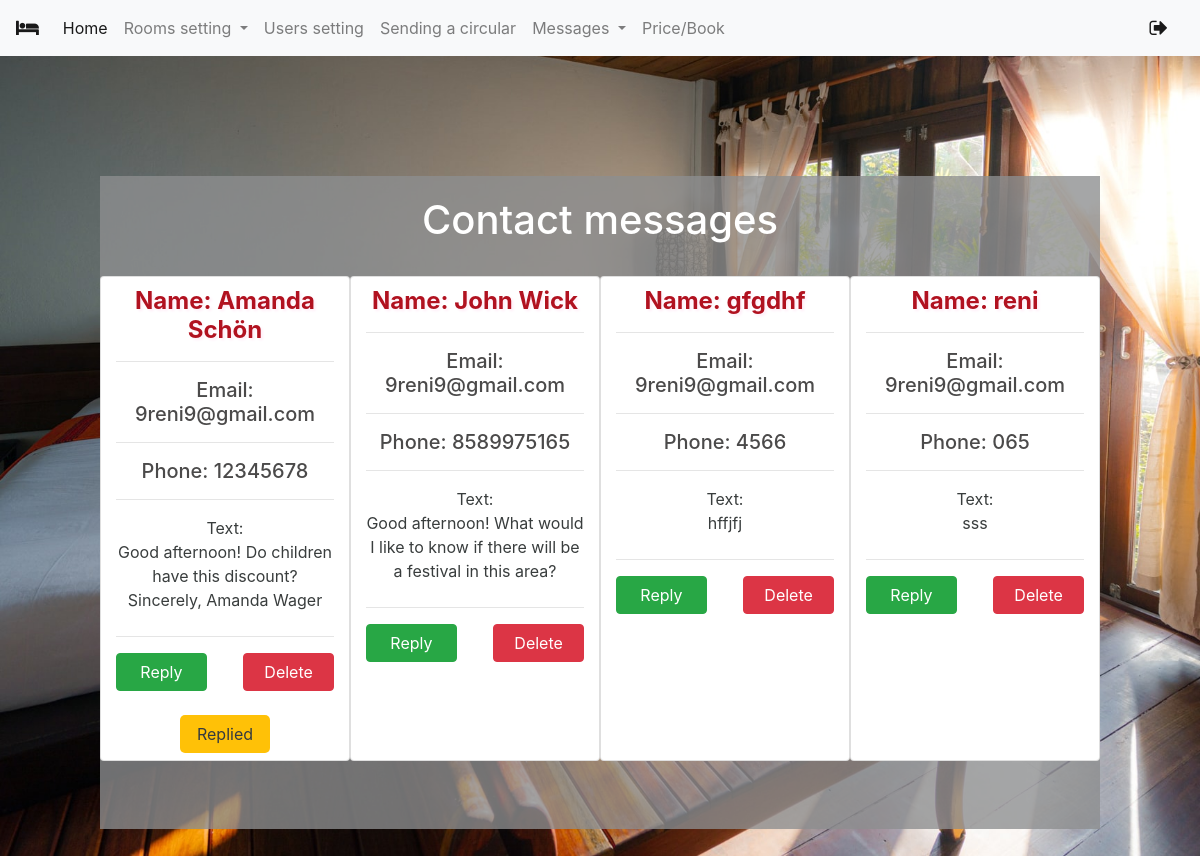
Screenshot of /admin/contact_message.php?r=1 with the database file from the repository.
### tables this page shows
CREATE TABLE `contact` (
  `contact_id` int(11) NOT NULL,
  `name` varchar(20) NOT NULL,
  `phone` varchar(12) NOT NULL,
  `email` varchar(30) NOT NULL,
  `text` text NOT NULL,
  `replied` enum('0','1') NOT NULL
);

### admin/contact_message.php (the view, shortened to what this page needs)
<!doctype html>
<html lang="en">
<head>
    <link href="iiiiii.css" rel="stylesheet" type="text/css">
    <link rel="stylesheet" href="https://stackpath.bootstrapcdn.com/bootstrap/4.3.1/css/bootstrap.min.css"
>
    <link rel="stylesheet" href="https://cdnjs.cloudflare.com/ajax/libs/font-awesome/4.7.0/css/font-awesome.min.css">
    <link href="/hotel/style.css"  rel="stylesheet" type="text/css">
</head>
<body>
<nav class="navbar navbar-expand-lg navbar-light bg-light">
    <a class="navbar-brand"  href="welcomeadmin.php"><i class="fa fa-hotel"></i> </a>
    <div class=" collapse navbar-collapse" id="navbarSupportedContent">
        <ul class="navbar-nav mr-auto">
            <li class="nav-item active">
                <a class="nav-link" href="welcomeadmin.php">Home <span class="sr-only">(current)</span></a>
            </li>
            <li class="nav-item dropdown">
                <a class="nav-link dropdown-toggle" href="#" id="navbarDropdown" role="button" data-toggle="dropdown"
                   aria-haspopup="true" aria-expanded="false">
                    Rooms setting
                </a>
            </li>
            <li class="nav-item navbar-right ">
                <a class="nav-link "  href="user.php">Users setting</a>
            </li>
            <li class="nav-item navbar-right ">
                <a class="nav-link "  href="circular.php">Sending a circular</a>
            </li>
            <li class="nav-item dropdown">
                <a class="nav-link dropdown-toggle" href="#" id="navbarDropdown" role="button" data-toggle="dropdown"
                   aria-haspopup="true" aria-expanded="false">
                    Messages
                </a>
            </li>
            <li class="nav-item navbar-right">
                <a class="nav-link " href="price.php">Price/Book </a>
            </li>
        </ul>
        <a class="navbar-brand" href="logout.php"><i class="fa fa-sign-out" aria-hidden="true"></i></a>
    </div>
</nav>
<div class="content mx-auto col-12 col-sm-12 col-md-10 col-lg-10" style="margin-bottom: 5%;" >
    <h1 class="text-center">Contact messages</h1><br>
    <?php
    include('C:\xampp\htdocs\hotel\db_config2.php');
    $sql = "SELECT contact_id,name, phone, email,text,replied
                    FROM contact;";
    $result = $connection->query($sql);
    echo '<div class="row ok">';
    if ($result->num_rows > 0){
        while ($row = $result->fetch_assoc()) {
            echo '<div class="card col-10 col-sm-8  col-md-3 mx-auto mb-5 ">';
            echo '<div class="card-block">';
            echo '<h4 class="card-title">Name: '. $row['name'].'</h4>';
            echo '<hr>';
            echo '<h5>Email: '. $row['email'].'</h5>';
            echo '<hr>';
            echo '<h5> Phone: '. $row['phone'].'</h5>';
            echo '<hr>';
            echo '<p class="card-text mb-4"> Text:<br>' .$row['text'].'</p>';
            echo '<hr>';
            echo "<form action='delete2.php' method='POST'><input type='hidden' name='delete2' value='".$row['contact_id']."'><button type='submit'class='col-5 btn btn-danger float-right mb-4' onclick=\"if (!confirm('Are you sure?')) { return false }\"><span>Delete</span></button></form>";
            echo"<form action='contact_message.php' method='POST'><input type='hidden' name='reply'  value='".$row['contact_id']."'><button type='submit' class='rep col-5 btn btn-success mb-4'>Reply</button></form>";
            if($row['replied']==1){
                echo '<div class="replied mx-auto col-5  text-center  bg-warning text-dark">Replied</div>';}
            echo '</div>';
            echo '</div>';
        }
    }
    echo '</div>';
    ?>
</div>
</body>
</html>

### admin/iiiiii.css (style rules this page uses)
.content { margin-top:10%; background-color: rgba(141, 143, 144, 0.79); padding-bottom: 20px; padding-top: 20px; color:#ffffff; height: auto; }
h4 { text-align: center; color: #e80729; text-shadow: 2px 2px 3px #ffecf7; }
h5 { text-align: center; font-weight: bold; color: #4b4a4a;; }
.ok h4 { margin-top: 10px; text-align: center; color: #b11220; font-weight: bolder; }
.ok p { color: #393d3d; text-align: center; }
.replied { padding:6px; border: 1px solid rgba(255, 255, 255, 0); border-radius: 5px; margin-bottom: 7px; }

### style.css (style rules this page uses)
* { box-sizing: border-box; }
body { background-image: url("style/bc6.jpg"); background-size: cover; background-position: center center; background-repeat: no-repeat; background-attachment: fixed; }

### rows the page displays
contact: name "Amanda Schön", email "9reni9@gmail.com", phone "12345678", text "Good afternoon! Do children have this discount? Sincerely, Amanda Wager", replied "Replied"
contact: name "John Wick", email "9reni9@gmail.com", phone "8589975165", text "Good afternoon! What would I like to know if there will be a festival in this area?"
contact: name "gfgdhf", email "9reni9@gmail.com", phone "4566", text "hffjfj"
contact: name "reni", email "9reni9@gmail.com", phone "065", text "sss"
